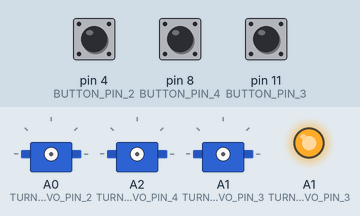
This sketch was run on a simulated Arduino Uno, built with avr-gcc and run on an emulated ATmega328P. Shown: 3 × servo, output pins drawn as LEDs (lit = HIGH). The inputs (shaded band) are chosen by the test bench; at power-on: pin 4 (BUTTON_PIN_2) HIGH, pin 8 (BUTTON_PIN_4) HIGH, pin 11 (BUTTON_PIN_3) HIGH. Pins used as bus, display or sensor lines are not drawn.

Above: at 1.2 s.
1.3 s: pin 4 (BUTTON_PIN_2) pulled LOW for 0.15 s
At 1.66 s:
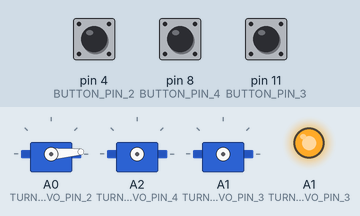
4.3 s: pin 8 (BUTTON_PIN_4) pulled LOW for 1 s
7.3 s: pin 11 (BUTTON_PIN_3) pulled LOW for 3.2 s
12.0 s: pin 4 (BUTTON_PIN_2) pulled LOW for 3.2 s
At 15.41 s:
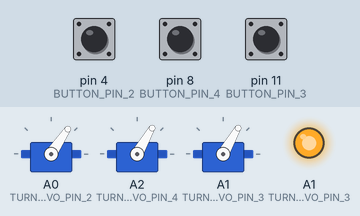
16.7 s: pin 8 (BUTTON_PIN_4) pulled LOW for 3.2 s
At 20.11 s:
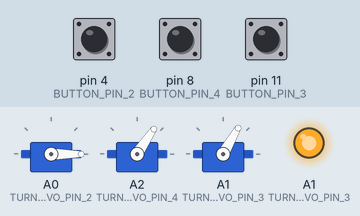
21.4 s: pin 11 (BUTTON_PIN_3) pulled LOW for 3.2 s
At 24.81 s:
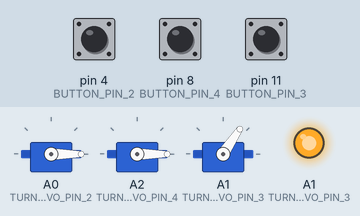
Timing chart, 0 to 27.1 s (numbered marks = the images above; inputs shaded):
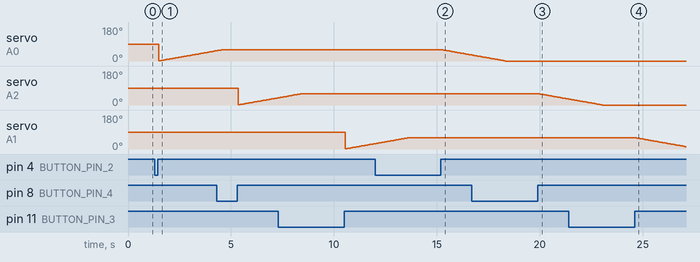

Measured:
- after the input at 12.0 s, servo on A0 (TURNOUT_SERVO_PIN_2): moves from 60° to 32° over 1.4 s, starting after 3.3 s
- after the input at 16.7 s, servo on A2 (TURNOUT_SERVO_PIN_4): moves from 60° to 32° over 1.4 s, starting after 3.3 s
- after the input at 21.4 s, servo on A1 (TURNOUT_SERVO_PIN_3): moves from 60° to 13° over 2.4 s, starting after 3.3 s

The sketch:

switch_machines.ino
```cpp
#include <Bounce2.h>
#include <Servo.h>

#define BUTTON_PIN_1 0
#define RED_LED_PIN_1 2
#define GREEN_LED_PIN_1 3
#define TURNOUT_SERVO_PIN_1 7

#define BUTTON_PIN_2 4
#define RED_LED_PIN_2 6
#define GREEN_LED_PIN_2 5
#define TURNOUT_SERVO_PIN_2 A0

#define BUTTON_PIN_3 11
#define RED_LED_PIN_3 10
#define GREEN_LED_PIN_3 9
#define TURNOUT_SERVO_PIN_3 A1

#define BUTTON_PIN_4 8
#define RED_LED_PIN_4 1
#define GREEN_LED_PIN_4 12
#define TURNOUT_SERVO_PIN_4 A2

Bounce debouncer1 = Bounce();
Bounce debouncer2 = Bounce();
Bounce debouncer3 = Bounce();
Bounce debouncer4 = Bounce();

Servo turnout1;
Servo turnout2;
Servo turnout3;
Servo turnout4;

// Change to 45 to make diverging by default
int turnoutPos[] = {0, 0, 0, 0, 0};
// Change to false to make diverging by default
int isDiverging[] = {false, false, false, false, false};

void setup()
{
  Serial.begin(9600);

  pinMode(A0, INPUT);
  digitalWrite(A0, HIGH);
  pinMode(A1, OUTPUT);
  digitalWrite(A1, HIGH);
  pinMode(A2, OUTPUT);
  digitalWrite(A2, HIGH);

  pinMode(BUTTON_PIN_1,INPUT_PULLUP);
  pinMode(2, INPUT);
  pinMode(3, INPUT);

  pinMode(BUTTON_PIN_2,INPUT_PULLUP);
  pinMode(5, INPUT);
  pinMode(6, INPUT);

  pinMode(BUTTON_PIN_3,INPUT_PULLUP);
  pinMode(9, INPUT);
  pinMode(10, INPUT);

  pinMode(BUTTON_PIN_4,INPUT_PULLUP);
  pinMode(12, INPUT);
  pinMode(13, INPUT);

  debouncer1.attach(BUTTON_PIN_1);
  debouncer1.interval(5); // interval in ms

  debouncer2.attach(BUTTON_PIN_2);
  debouncer2.interval(5);

  debouncer3.attach(BUTTON_PIN_3);
  debouncer3.interval(5);

  debouncer4.attach(BUTTON_PIN_4);
  debouncer4.interval(5);

  animateLEDs(turnoutPos[1], RED_LED_PIN_1, GREEN_LED_PIN_1);
  animateLEDs(turnoutPos[2], RED_LED_PIN_2, GREEN_LED_PIN_2);
  animateLEDs(turnoutPos[3], RED_LED_PIN_3, GREEN_LED_PIN_3);
  animateLEDs(turnoutPos[4], RED_LED_PIN_4, GREEN_LED_PIN_4);

}

void loop()
{

  animateTurnout(turnoutPos[1], isDiverging[1], 1);
  animateTurnout(turnoutPos[2], isDiverging[2], 2);
  animateTurnout(turnoutPos[3], isDiverging[3], 3);
  animateTurnout(turnoutPos[4], isDiverging[4], 4);

  // Buttons
  debouncer1.update();
  if (debouncer1.rose()) {
    turnout1.attach(TURNOUT_SERVO_PIN_1);
    isDiverging[1] = turnoutPos[1] == 0 ? true : false;
    while(animateTurnout(turnoutPos[1], isDiverging[1], 1)){
      animateLEDs(turnoutPos[1], RED_LED_PIN_1, GREEN_LED_PIN_1);
      turnout1.write(turnoutPos[1]);
    };
    turnout1.detach();
  }

  debouncer2.update();
  if (debouncer2.rose()) {
    turnout2.attach(TURNOUT_SERVO_PIN_2);
    isDiverging[2] = turnoutPos[2] == 0 ? true : false;
    while(animateTurnout(turnoutPos[2], isDiverging[2], 2)){
      animateLEDs(turnoutPos[2], RED_LED_PIN_2, GREEN_LED_PIN_2);
      turnout2.write(turnoutPos[2]);
    };
    turnout2.detach();
  }

  debouncer3.update();
  if (debouncer3.rose()) {
    turnout3.attach(TURNOUT_SERVO_PIN_3);
    isDiverging[3] = turnoutPos[3] == 0 ? true : false;
    while(animateTurnout(turnoutPos[3], isDiverging[3], 3)){
      animateLEDs(turnoutPos[3], RED_LED_PIN_3, GREEN_LED_PIN_3);
      turnout3.write(turnoutPos[3]);
    };
    turnout3.detach();
  }

  debouncer4.update();
  if (debouncer4.rose()) {
    turnout4.attach(TURNOUT_SERVO_PIN_4);
    isDiverging[4] = turnoutPos[4] == 0 ? true : false;
    while(animateTurnout(turnoutPos[4], isDiverging[4], 4)){
      animateLEDs(turnoutPos[4], RED_LED_PIN_4, GREEN_LED_PIN_4);
      turnout4.write(turnoutPos[4]);
    };
    turnout4.detach();
  }
}

bool animateLEDs(int pos, int red, int green) {
  if (pos != 0 || pos != 60) {
    if (pos % 10 == 0 && pos != 0) {
      digitalWrite(red, HIGH);
      digitalWrite(green, LOW);
      delay(10);
    } else if (pos % 5 == 0) {
      digitalWrite(red, LOW);
      digitalWrite(green, HIGH);
      delay(10);
    }
  }

}

bool animateTurnout(int pos, int diverging, int turnoutNum) {
  if (diverging) {
    while(pos<=59) {
      delay(50);
      turnoutPos[turnoutNum] = turnoutPos[turnoutNum] + 1;
      return true;
    }
  } else {
    while(pos>=1) {
      delay(50);
      turnoutPos[turnoutNum] = turnoutPos[turnoutNum] - 1;
      return true;
    }
  }
  return false;
}
```
